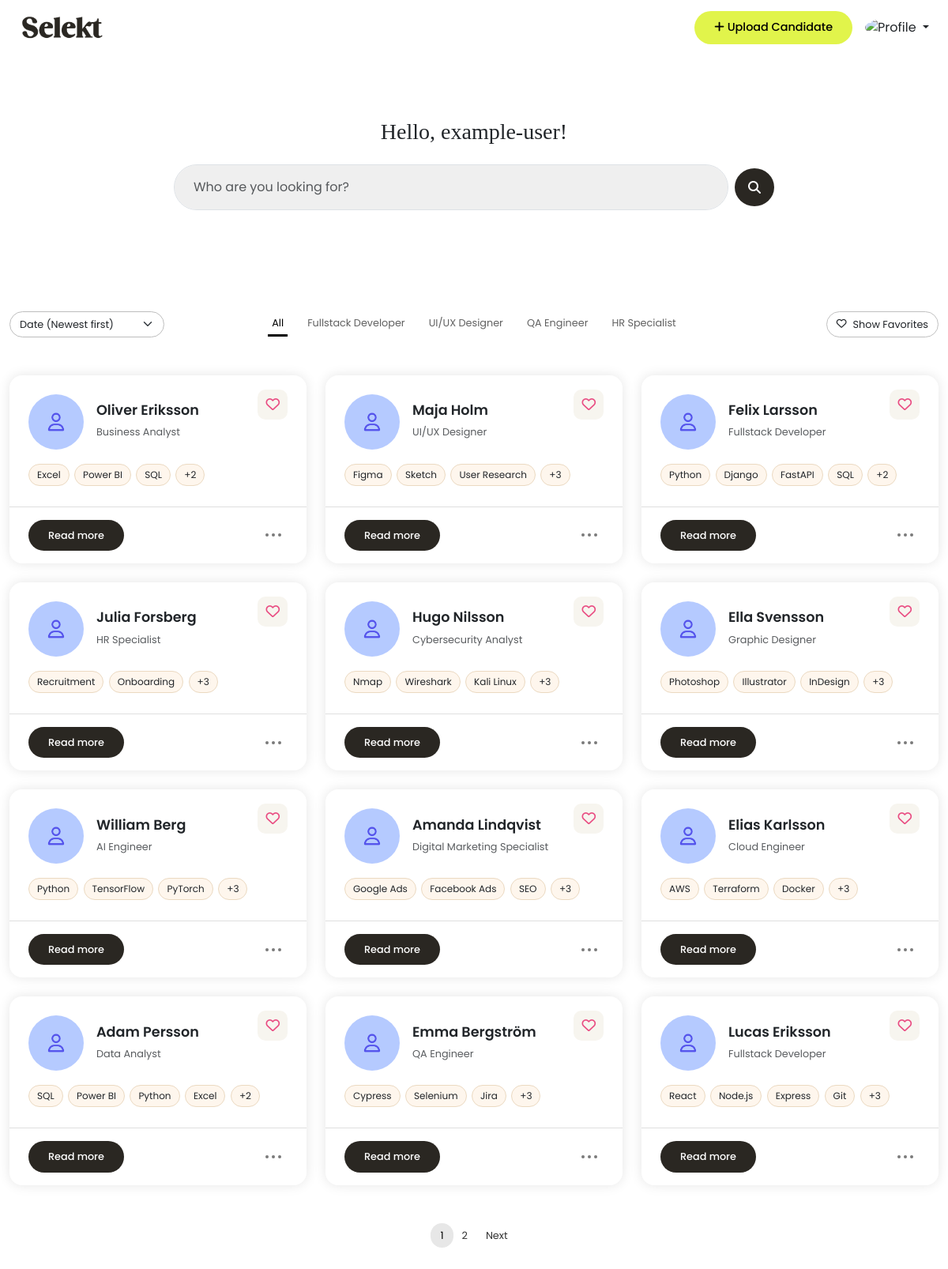
Page /dashboard/?page=2&page=1 (signed in) on the committed database.
### candidates/models.py (models this page shows, shortened)
class Candidate(models.Model):
    user = models.ForeignKey(User, on_delete=models.CASCADE)
    name = models.CharField(max_length=100)
    email = models.EmailField(blank=True, null=True)
    phone_number = models.CharField(max_length=20, blank=True)
    job_title = models.CharField(max_length=100, blank=True)
    profile_summary = models.TextField(blank=True)
    work_experience = models.TextField(blank=True)
    education = models.TextField(blank=True)
    location = models.CharField(max_length=100, blank=True)
    links = models.CharField(max_length=255, blank=True,
                             help_text="e.g. LinkedIn, GitHub URLs")
    profile_image = CloudinaryField('image', blank=True, null=True)
    other = models.TextField(blank=True)
    notes = models.TextField(blank=True)
    top_skills = models.CharField(
        blank=True,
        help_text="Write top skills separated by commas "
        "(e.g. Communication, Leadership, SQL)"
    )
    uploaded_at = models.DateTimeField(auto_now_add=True)

### candidates/views.py (the view)
# urls.py: path('dashboard/', candidate_views.dashboard, name='dashboard'),
@login_required
def dashboard(request):
    query = request.GET.get('q', '')
    sort = request.GET.get('sort', '')
    filter_title = request.GET.get('title', '')
    show_favorites = request.GET.get('favorites') == 'on'
    candidates = Candidate.objects.filter(user=request.user)
    candidates = filter_candidates(candidates, query)
    if filter_title:
        candidates = candidates.filter(job_title__iexact=filter_title)
    if show_favorites:
        favorite_candidates = Favorite.objects.filter(
            user=request.user).values_list('candidate_id', flat=True)
        candidates = candidates.filter(id__in=favorite_candidates)
    if sort == 'name':
        candidates = candidates.order_by('name')
    else:
        candidates = candidates.order_by('-uploaded_at')
    job_titles = (
        Candidate.objects
        .filter(user=request.user)
        .exclude(job_title__isnull=True)
        .exclude(job_title__exact='')
        .values('job_title')
        .annotate(count=Count('job_title'))
        .order_by('-count')[:4]
    )
    paginator = Paginator(candidates, 12)
    page_number = request.GET.get('page')
    candidates = paginator.get_page(page_number)
    for candidate in candidates:
        candidate.skill_list = [
            skill.strip()
            for skill in candidate.top_skills.split(',')
            if skill.strip()
        ]
        candidate.is_favorite = Favorite.objects.filter(
            user=request.user,
            candidate=candidate
        ).exists()
    show_welcome_popup = False
    if hasattr(
            request.user,
            'profile') and request.user.profile.is_first_login:
        show_welcome_popup = True
    context = {
        'candidates': candidates,
        'job_titles': job_titles,
        'active_title': filter_title,
        'show_favorites': show_favorites,
        'show_welcome_popup': show_welcome_popup,
        'sort': sort,
    }
    return render(request, 'dashboard.html', context)

### candidates/context_processors.py (called while the page is built)
def profile_picture(request):
    if request.user.is_authenticated:
        try:
            profile = request.user.profile
        except Profile.DoesNotExist:
            profile = None
    else:
        profile = None
    return {'profile': profile}

### candidates/views.py (called while the page is built, shortened)
def filter_candidates(queryset, query):
    return queryset

### templates/dashboard.html (shortened to what this page needs)
{% extends "base.html" %}
{% load static %}
{% block content %}
<div class="container hero">
  <h3>Hello, {{ user.username }}!</h3>
  <form method="get" class="d-flex align-items-center gap-2 w-100 candidate-search position-relative mt-4">
    <input type="text" class="form-control px-4 py-3 border-1 shadow-none" name="q" id="searchInput"
      placeholder="Who are you looking for?" value="{{ request.GET.q }}">
    <button class="btn button-base scn-button d-flex justify-content-center align-items-center rounded-circle"
      type="submit">
      <i class="fas fa-search"></i>
    </button>
  </form>
</div>
<div class="container py-5">
  <div class="pb-4 mb-4">
    <div class="d-flex flex-wrap align-items-center text-center text-md-start flex-md-row flex-column-reverse">
      <div class="col-12 col-md-2 mb-2 mb-md-0 tab-sorting">
        <form id="sortForm" class="sort-form w-100">
          <select name="sort" id="sortSelect" class="form-select">
            <option value="" {% if not request.GET.sort %}selected{% endif %}>Date (Newest first)</option>
          </select>
        </form>
      </div>
      <div class="col-12 col-md-8 mb-2 mb-md-0 tab-tabs">
        <ul class="nav justify-content-center flex-wrap job-title-tabs">
          <li class="nav-item">
            <a class="nav-link {% if not active_title %}active{% endif %}" href="{% url 'dashboard' %}">All</a>
          </li>
          {% for title in job_titles %}
          <li class="nav-item">
            <a class="nav-link {% if active_title == title.job_title %}active{% endif %}"
              href="?title={{ title.job_title|urlencode }}">
              {{ title.job_title }}
            </a>
          </li>
          {% endfor %}
        </ul>
      </div>
      <div class="tab-fav col-12 col-md-2 mb-2 mb-md-0 d-flex justify-content-md-end">
        <button id="favoritesToggle" type="button"
          class="btn btn-outline-dark d-flex align-items-center justify-content-center gap-2 favorites-toggle mx-md-0 mx-auto">
        </button>
      </div>
    </div>
  </div>
  {% if candidates %}
  <div class="d-flex flex-wrap justify-content-center gap-4">
    {% for candidate in candidates %}
    <div class="candidate-card-wrapper">
      <div class="candidate-card bg-white position-relative">
        <div class="position-absolute top-0 end-0 p-4">
          <span class="heart-icon" onclick="toggleFavorite({{ candidate.id }}, this)">
            <i id="heart-card-{{ candidate.id }}"
              class="fa{% if candidate.is_favorite %}-solid{% else %}-regular{% endif %} fa-heart"></i>
          </span>
        </div>
        <div class="px-4 pt-4 pb-2">
          <div class="d-flex align-items-center gap-3 mb-3">
            {% if candidate.profile_image and candidate.profile_image.url %}
              <img src="{{ candidate.profile_image.url }}" alt="Profile Image">
            {% else %}
              <img src="{% static 'media/images/user-pic.png' %}" alt="Profile Image">
            {% endif %}
            <div>
              <h4 class="mb-1">{{ candidate.name }}</h4>
              <small class="text-muted">{{ candidate.job_title|default:'Candidate' }}</small>
            </div>
          </div>
          {% with candidate.skill_list as skills %}
          {% if skills and skills|length > 0 %}
          <div class="skill-container">
            {% for skill in skills %}
            <span class="skill-badge">{{ skill }}</span>
            {% endfor %}
            <span class="skill-badge skill-badge-extra display-none"></span>
          </div>
          {% else %}
          <div class="skill-container invisible-placeholder"></div>
          {% endif %}
          {% endwith %}
        </div>
        <hr>
        <div class="d-flex justify-content-between align-items-center px-4 pb-3">
          <a href="#" onclick="openCandidateModal({{ candidate.id|escapejs }})"
            class="btn button-base scn-button read-btn">Read more</a>
          <div class="dot-menu position-relative p-2 rounded cursor">
            <div class="d-flex flex-row justify-content-center align-items-center">
              <span class="dot"></span>
              <span class="dot mx-1"></span>
              <span class="dot"></span>
            </div>
          </div>
        </div>
      </div>
    </div>
    {% endfor %}
  </div>
  <div class="d-flex justify-content-center mt-5">
    <nav>
      <ul class="pagination">
        {% for num in candidates.paginator.page_range %}
          {% if num == 1 or num == candidates.paginator.num_pages or num >= candidates.number|add:"-2" and num <= candidates.number|add:"2" %}
            {% if num == candidates.number %}
              <li class="page-item active">
                <span class="page-link">{{ num }}</span>
              </li>
            {% else %}
              <li class="page-item">
                <a class="page-link" href="?{% if request.GET %}{{ request.GET.urlencode }}&{% endif %}page={{ num }}">{{ num }}</a>
              </li>
            {% endif %}
          {% endif %}
        {% endfor %}
            {% if candidates.has_next %}
            <li class="page-item">
              <a class="page-link"
                href="?{% if request.GET %}{{ request.GET.urlencode }}&{% endif %}page={{ candidates.next_page_number }}">
                Next
              </a>
            </li>
            {% endif %}
      </ul>
    </nav>
  </div>
{% endif %}
</div>
{% endblock %}

### static/css/style.css (style rules this page uses)
body, .index-body, .auth-body { font-family: 'Poppins', sans-serif; }
.container { max-width: 1200px; margin: auto; }
.display-none { display: none; }
.cursor { cursor: pointer; }
h1, h2, h3, h5 { font-family: 'Libre Baskerville', serif; font-weight: 200; }
h4 { font-size: 1.1rem; font-weight: 600; }
.section-text, .text-muted { font-size: 0.9rem; }
.text-muted { color: grey; }
.button-base { border-radius: 100px; padding: 10px 25px; font-weight: 500; display: inline-block; text-decoration: none; border: none; font-family: 'Poppins', sans-serif; }
.scn-button { background-color: #2A2722; color: white; }
.hero { padding: 80px 20px; text-align: center; max-width: 800px; }
.candidate-card-wrapper { flex: 1 1 360px; max-width: 100%; min-width: 360px; }
.candidate-card { min-width: 100%; border-radius: 16px; box-shadow: 0 0 15px rgba(0, 0, 0, 0.1); transition: 0.3s ease; }
.read-btn { font-size: 0.8rem; font-weight: 500; }
.candidate-card .text-muted { font-size: 0.8rem; }
.candidate-card hr, .candidate-modal-information hr { color: grey; }
.candidate-card img { width: 70px; height: 70px; border-radius: 50%; object-fit: cover; }
.skill-container, .skill-container-modal { display: flex; gap: 0.4rem; align-items: center; max-width: 100%; }
.skill-container { flex-wrap: nowrap; overflow: hidden; min-height: 32px; }
.skill-badge, .skill-badge-extra, .skill-badge-modal { background-color: #fef6ed; padding: 4px 10px; border-radius: 20px; border: 1px solid #EBD9C1; white-space: nowrap; }
.skill-badge, .skill-badge-extra { font-size: 0.75rem; flex-shrink: 0; }
.heart-icon { font-size: 1.1rem; color: #E94C82; background: #f7f5ef; padding: 7px 10px; border-radius: 10px; }
.dot-menu { display: flex; gap: 4px; cursor: pointer; }
.dot { width: 4px; height: 4px; background-color: #7a7a7a; border-radius: 50%; }
.candidate-search input { background-color: #EFEFEF; border-radius: 100px; }
.candidate-search .btn { height: 48px; width: 48px; }
.sort-form select { border-radius: 100px; font-size: 0.8rem; border-color: rgb(189, 189, 189); }
.favorites-toggle { border-radius: 100px; font-size: 0.8rem; border-color: rgb(192, 192, 192); }
.nav-link { color: #5f5f5f; }
.nav-link.active { border-bottom: 3px solid black; color: black; }
.nav-link { padding: 5px; font-size: 0.8rem; margin-left: 10px; margin-right: 10px; color: rgb(97, 97, 97); }
.page-item .page-link { color: #333; border: 0px; font-size: 0.8rem; }
.page-item.active .page-link { background-color: #e7e7e7; color: #000; border: 0px; border-radius: 100px; }

### rows in the picture
Candidate: name "Oliver Eriksson", job_title "Business Analyst", skills "Excel" "Power BI" "SQL"
Candidate: name "Maja Holm", job_title "UI/UX Designer", skills "Figma" "Sketch" "User Research"
Candidate: name "Felix Larsson", job_title "Fullstack Developer", skills "Python" "Django" "FastAPI" "SQL"
Candidate: name "Julia Forsberg", job_title "HR Specialist", skills "Recruitment" "Onboarding"
Candidate: name "Hugo Nilsson", job_title "Cybersecurity Analyst", skills "Nmap" "Wireshark" "Kali Linux"
Candidate: name "Ella Svensson", job_title "Graphic Designer", skills "Photoshop" "Illustrator" "InDesign"
Candidate: name "William Berg", job_title "AI Engineer", skills "Python" "TensorFlow" "PyTorch"
Candidate: name "Amanda Lindqvist", job_title "Digital Marketing Specialist", skills "Google Ads" "Facebook Ads" "SEO"
Candidate: name "Elias Karlsson", job_title "Cloud Engineer", skills "AWS" "Terraform" "Docker"
Candidate: name "Adam Persson", job_title "Data Analyst", skills "SQL" "Power BI" "Python" "Excel"
Candidate: name "Emma Bergström", job_title "QA Engineer", skills "Cypress" "Selenium" "Jira"
Candidate: name "Lucas Eriksson", job_title "Fullstack Developer", skills "React" "Node.js" "Express" "Git"

### other values in the picture
{{ user.username }} "example-user"
{{ title.job_title }} "Fullstack Developer" "UI/UX Designer" "QA Engineer" "HR Specialist"
{{ num }} "1"
{{ num }} "2"
